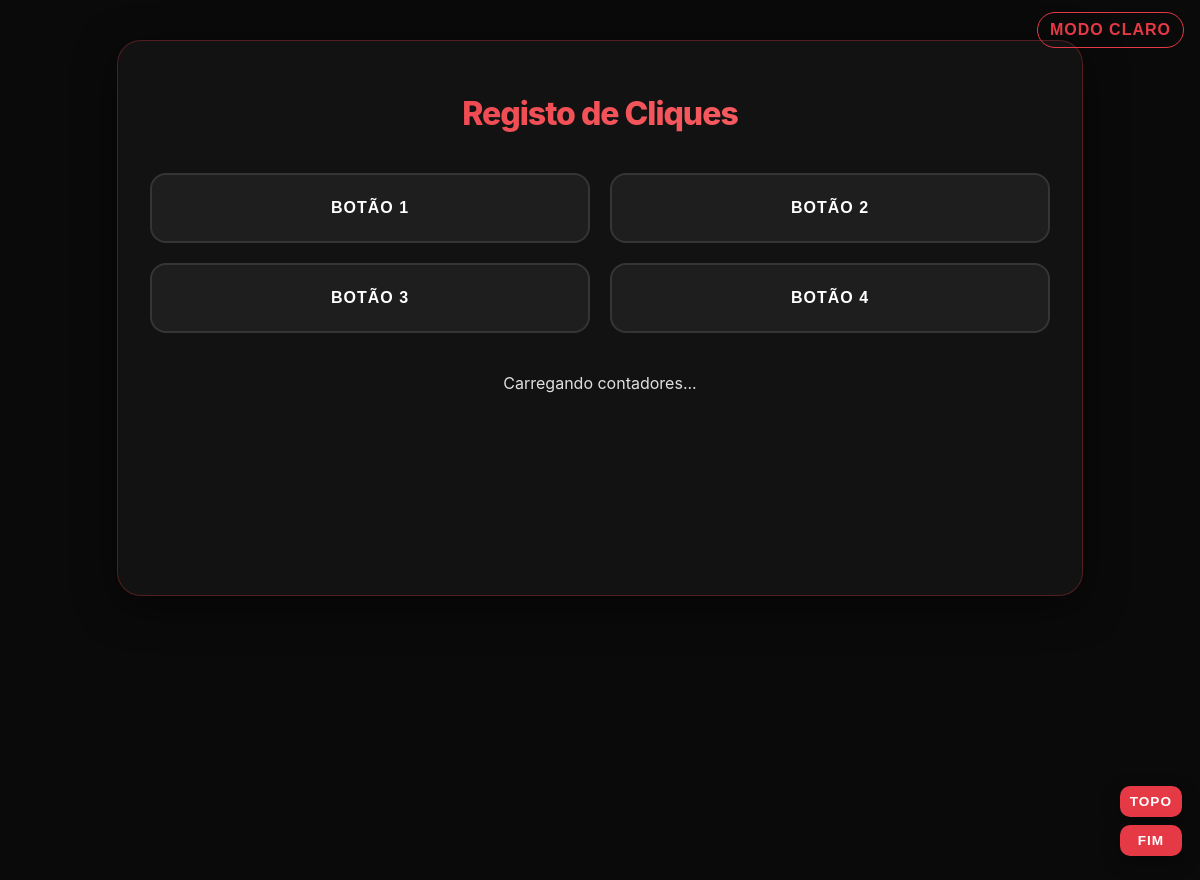
Before: / with the older database file.
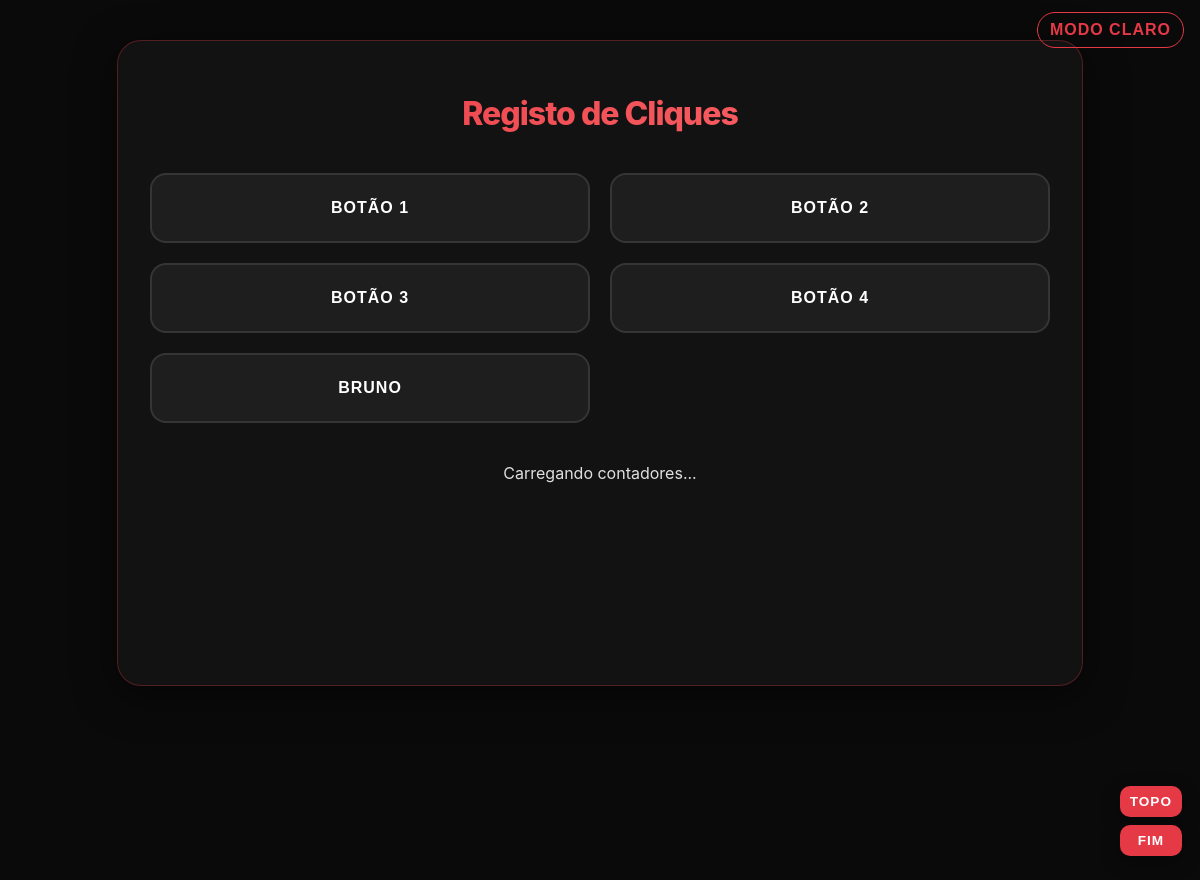
After: the same page with the newer database file.
### tables this page shows
CREATE TABLE botoes (
            id INTEGER PRIMARY KEY,
            nome TEXT
        );

### app.py (the view)
@app.route('/')
def index():
    conn = sqlite3.connect(DB_PATH)
    c = conn.cursor()
    c.execute("SELECT id, nome FROM botoes ORDER BY id")
    botoes = c.fetchall()
    conn.close()
    return render_template('index.html', botoes=botoes)

### templates/index.html (shortened to what this page needs)
<!DOCTYPE html>
<html lang="pt">
<head>
    <link rel="stylesheet" href="{{ url_for('static', filename='style.css') }}">
</head>
<body class="dark-mode">
    <button id="themeToggle" class="theme-toggle" aria-label="Alternar tema">Modo</button>
    <div class="container">
        <h1>Registo de Cliques</h1>
        <div class="botoes">
            {% for btn in botoes %}
            <button class="botao-card" data-id="{{ btn[0] }}" data-name="{{ btn[1] }}" onclick="clicar({{ btn[0] }}, '{{ btn[1] }}')">
                <span class="label">{{ btn[1] }}</span>
            </button>
            {% endfor %}
        </div>
        <div id="counts" class="counts" aria-live="polite">Carregando contadores...</div>
        <div id="resultado"></div>
        <div class="scroll-fab" aria-hidden="false">
            <button id="toTopBtn" class="scroll-btn" title="Ir ao topo">Topo</button>
            <button id="toBottomBtn" class="scroll-btn" title="Ir ao fim">Fim</button>
        </div>
    </div>
</body>
</html>

### static/style.css (style rules this page uses)
:root { --preto: #0a0a0a; --branco: #ffffff; --vermelho-primario: #e63946; --vermelho-hover: #c1121f; --cinza-dark: #121212; --cinza-light: #f8f9fa; --texto-dark: #e0e0e0; --texto-light: #2d3436; --shadow-light: 0 10px 30px rgba(230, 57, 70, 0.1); --shadow-dark: 0 10px 40px rgba(0, 0, 0, 0.5); --border-vermelho: rgba(230, 57, 70, 0.3); }
body { margin: 0; font-family: 'Inter', 'Segoe UI', system-ui, -apple-system, sans-serif; transition: background-color 0.4s cubic-bezier(0.4, 0, 0.2, 1), color 0.4s; display: block; min-height: 100vh; overflow: auto; padding: 40px 0; }
.container { max-width: 900px; width: 95%; padding: 32px; border-radius: 24px; text-align: center; margin: 0 auto; position: relative; z-index: 1; border: 1px solid var(--border-vermelho); }
h1 { margin-bottom: 40px; font-weight: 800; letter-spacing: -1px; background: linear-gradient(135deg, var(--vermelho-primario), #ff6b6b); -webkit-background-clip: text; -webkit-text-fill-color: transparent; }
.botoes { display: grid; grid-template-columns: repeat(2, 1fr); gap: 20px; margin-bottom: 40px; }
.botao-card { position: relative; display:flex; flex-direction:column; align-items:center; justify-content:center; gap:8px; }
.botao-card .label { display:block; }
button { padding: 24px; font-size: 16px; font-weight: 700; cursor: pointer; border: 2px solid transparent; border-radius: 16px; transition: all 0.3s cubic-bezier(0.4, 0, 0.2, 1); text-transform: uppercase; letter-spacing: 1px; }
body.dark-mode { background-color: var(--preto); color: var(--texto-dark); }
body.dark-mode .container { background-color: var(--cinza-dark); box-shadow: var(--shadow-dark); }
body.dark-mode .botoes button { background: rgba(255, 255, 255, 0.05); color: var(--branco); border-color: rgba(255, 255, 255, 0.1); }
#resultado { margin-top: 30px; min-height: 140px; }
.scroll-fab { position: fixed; right: 18px; bottom: 24px; display: flex; flex-direction: column; gap: 8px; z-index: 9999; }
.scroll-btn { background: var(--vermelho-primario); color: white; border: none; padding: 8px 10px; border-radius: 10px; box-shadow: 0 6px 18px rgba(0,0,0,0.35); cursor: pointer; font-size: 0.85rem; }
.theme-toggle { position: fixed; right: 16px; top: 12px; z-index: 10000; background: transparent; color: var(--vermelho-primario); border: 1.5px solid var(--vermelho-primario); padding: 8px 12px; border-radius: 20px; cursor: pointer; font-weight: 700; }

Changed rows visible on the page:
added botoes: nome "BRUNO"
